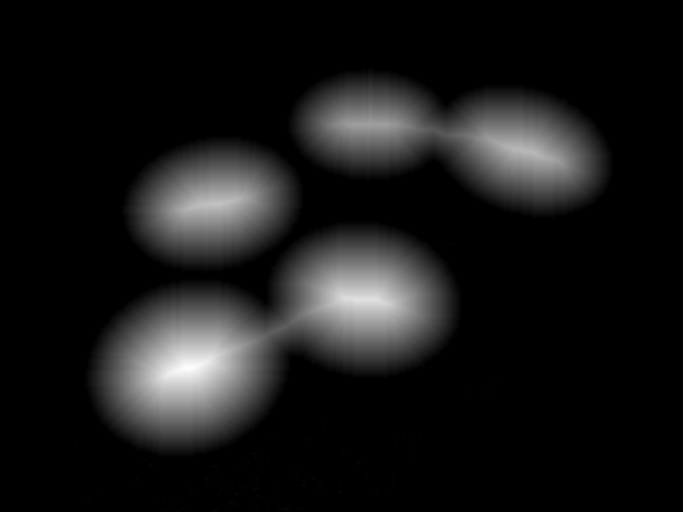
#> input picture images.for.lesson.8/circles.png, 683 x 512 px
$ python IS602_HW8.py   (Python 2 division)   (older library calls are emulated)
#> lines starting #> are read from the running program, lines starting #| are printed output that depends on the picture; after the words box and inside, x2 and y2 are one past the last pixel; in counts of white or black regions, pixels touching at a corner belong together

# coding: utf-8

# In[8]:

import Tkinter
import tkFileDialog
import mahotas as mh
import pylab


# In[9]:

print "First select the circles.png file using the dialog box"


# In[10]:

# Use the dialog box to bring in the circles.png file:
root = Tkinter.Tk()
root.withdraw()
filename = tkFileDialog.askopenfilename(parent=root)
#> the answer given: images.for.lesson.8/circles.png


# In[13]:

def circles():
    # Image 1 is the circles.png file
    my_image = mh.imread(filename)
#> my_image: shape (512, 683, 3); min 0, max 254, mean 24.1
    # Threshold using the Riddler-Calvard method
    # More on Riddler-Calvard: http://mahotas.readthedocs.org/en/latest/thresholding.html
    thres = mh.rc(my_image)
    #use the value to form a binary image
    b_image = (my_image > thres)
    #use gaussian filter
    g_image = mh.gaussian_filter(b_image, 33)
    #separate objects stuck together
    rmax = mh.regmax(g_image)
    #count the number of objects in the picture
    labeled, nr_objects = mh.label(rmax)
    #find center point for each object
    centers = mh.center_of_mass(my_image, labeled)[1:]
    print "The circles.png file contains ", nr_objects, " objects."
    o = 1
    for center in centers:
        print "Object %s center: %s" %(o, center)
        o = o + 1


# In[14]:

circles()
#> (the call stopped at in circles, `thres = mh.rc(my_image)`: mahotas is not available in this run)


# In[15]:

print "Next run the same tests on the objects.png file by selecting it using the dialog box"


# In[16]:

# Use the dialog box to bring in the objects.png file:
root = Tkinter.Tk()
root.withdraw()
filename2 = tkFileDialog.askopenfilename(parent=root)
#> the answer given: images.for.lesson.8/objects.png


# In[17]:

def objects():
    # The second image is the objects.png file
    #import image from file
    my_image = mh.imread(filename2)
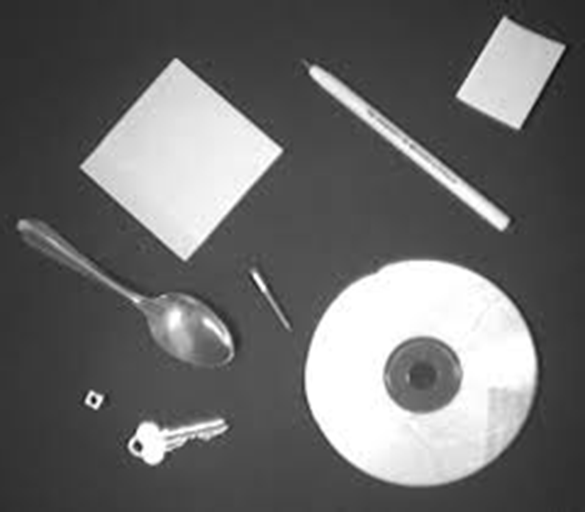
#> input picture images.for.lesson.8/objects.png, 585 x 512 px
#> my_image is the input picture: shape (512, 585, 3); min 6, max 255, mean 106.8
    #use the mean to form a binary image
    b_image = (my_image > my_image.mean())
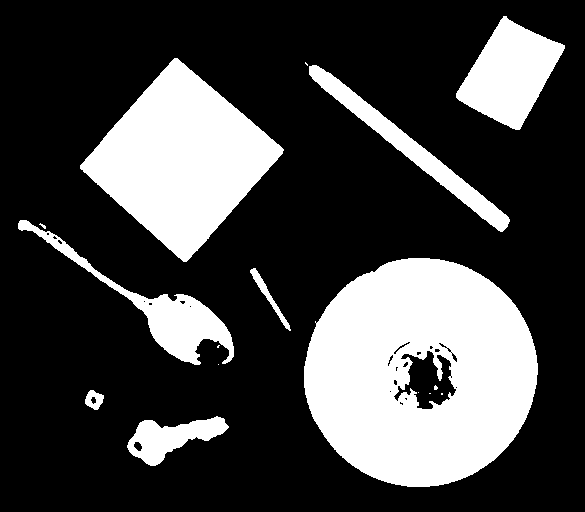
#> b_image: shape (512, 585, 3) bool; 26.9% white; 16 white regions (8 under 20 px), largest, box (x1, y1, x2, y2) and area: (304, 258, 538, 487) 39610, (80, 58, 284, 262) 21562, (456, 16, 565, 130) 6852
    #use gaussian filter
    g_image = mh.gaussian_filter(b_image, 1.5)
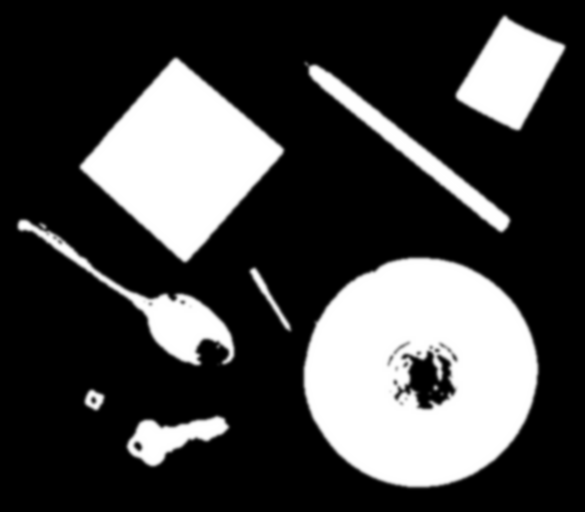
#> g_image: shape (512, 585, 3) float64; min 0, max 1, mean 0.269
    #count the number of objects in the picture
    labeled, nr_objects = mh.label(g_image)
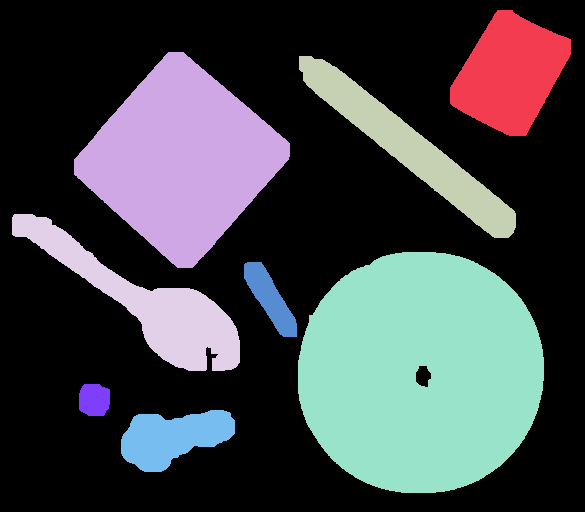
#> labeled: shape (512, 585, 3) int32; 9 distinct labels, from 0 to 8; one colour per label, 0 black
#> nr_objects = 8
    #find center point for each object
#> (the run stopped early here; a loop or call above may not have finished)
